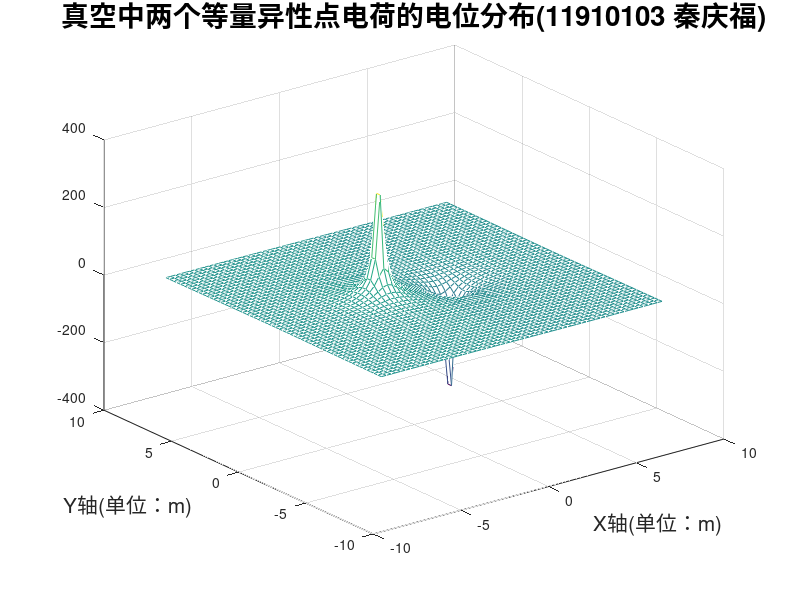
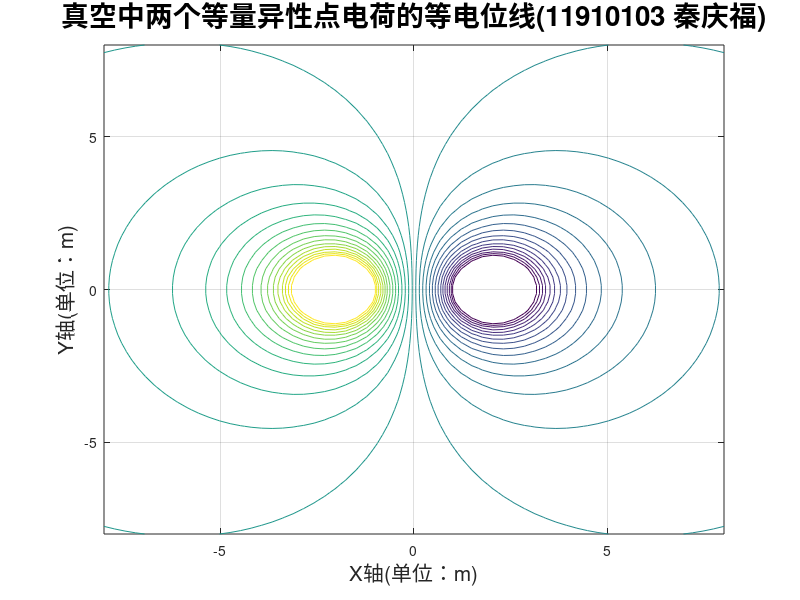
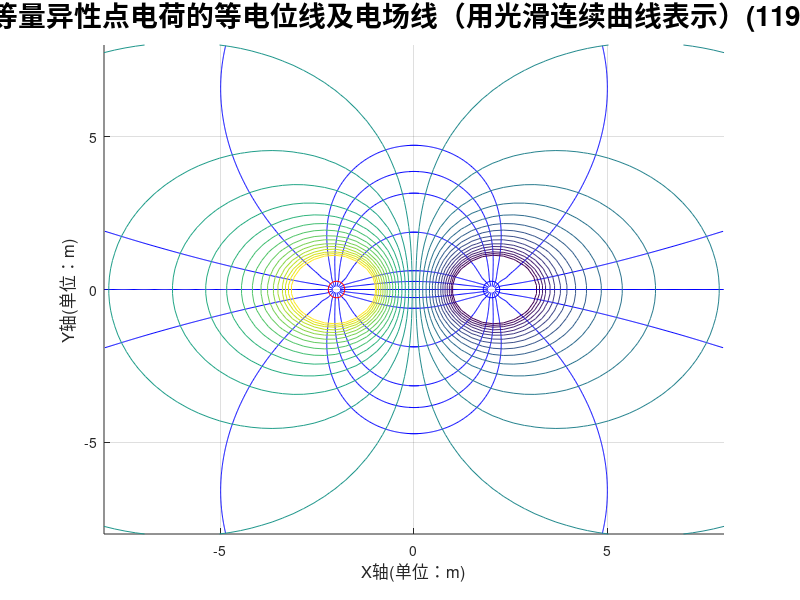
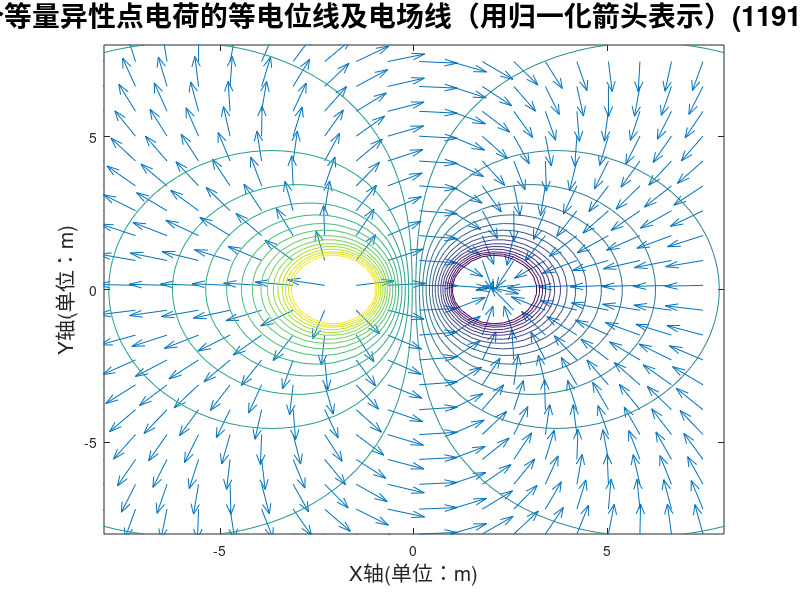

These figures' MATLAB source, in order:
% 初始化
clear;                                                      % 清空内存中所有变量
clc;                                                        % 清空命令窗口中的内容
k=9e9;                                                      % 设置静电力衡量
Q1=5e-9;                                                    % 设置点电荷q1的电量
Q2=-5e-9;                                                   % 设置点电荷q2的电量，大小与q1相同，但带异种电荷
% 绘制场域内各点电位分布
xm=8;                                                    % 设置场域中x方向的范围
ym=8;                                                    % 设置场域中y方向的范围
x=linspace(-xm,xm,60);                                      % 将x轴等分成60等份
y=linspace(-ym,ym,60);                                      % 将y轴等分成60等份
[X,Y]=meshgrid(x,y);                                        % 形成场域中各点的坐标
R1=sqrt((X+2).^2+Y.^2);                                  % 计算场域中各点到点电荷q1的距离（到点p1（-2，0）的距离）
R2=sqrt((X-2).^2+Y.^2);                                  % 计算场域中各点到点电荷q2的距离（到点p2（2，0）的距离）
V1=k*Q1./R1;                                                % 计算场域中各点因点电荷q1产生的电位
V2=k*Q2./R2;                                                % 计算场域中各点因点电荷q2产生的电位
V=V1+V2;                                                    % 将由q1和q2产生的电位叠加
figure();                                                  % 在图像窗口1绘图
mesh(X,Y,V);                                                % 绘制出电位的分布图
hold on;                                                    % 保持图形                                                 
title('真空中两个等量异性点电荷的电位分布(11910103 秦庆福)','fontsize',20);      % 绘制出图形标题
xlabel('X轴(单位：m)','fontsize',15);                       % 绘制出X轴标注
ylabel('Y轴(单位：m)','fontsize',15);                       % 绘制出Y轴标注
hold off;                                                   % 取消保持
% 绘制场域内等电位线分布
Vmin=-30;                                                   % 设置等位线族的最小电位值
Vmax=30;                                                  % 设置等位线族的最大电位值
Veq=linspace(Vmin,Vmax,30);                                 % 设定30条等位线的电位值
figure(2);                                                  % 在图像2窗口绘图
contour(X,Y,V,Veq);                                         % 绘制20条等势线
contour(X,Y,V,Veq);                                         % 绘制20条等势线
grid on;                                                    % 形成网格
hold on;                                                    % 保持图形
title('真空中两个等量异性点电荷的等电位线(11910103 秦庆福)','fontsize',20);    % 绘制出图形标题
xlabel('X轴(单位：m)','fontsize',15);                       % 绘制出X轴标注
ylabel('Y轴(单位：m)','fontsize',15);                       % 绘制出Y轴标注
hold off;                                                   % 取消保持
% 绘制场域内的等电位线及电场线（用光滑连续曲线表示）的分布
[Ex,Ey]=gradient(-V);                             % 计算场域各点的电力强度的两个分量
del_theta=20;                                               % 设置相邻电力线间的角度差
theta=(0:del_theta:360).*pi/180;                            % 生成电力线的弧度值
xs1=0.1*cos(theta)-2;                                  % 从q1生成电力线的x轴坐标
xs2=0.1*cos(theta)+2;                                  % 从q2生成电力线的x轴坐标
ys=0.1*sin(theta);                                        % q1,q2生成电力线的y轴坐标
figure(3);                                                  % 在图像窗口3绘图
streamline(X(:,1:1:31),Y(:,1:1:31),Ex(:,1:1:31),Ey(:,1:1:31),xs1,ys);                               % 生成q1产生的左半部分的电力线
streamline(X(:,30:1:60),Y(:,30:1:60),-Ex(:,30:1:60),-Ey(:,30:1:60),xs2,ys);                               % 生成q2产生的右半部分的电力线
grid on;                                                    % 形成网格
hold on;                                                    % 保持图形
contour(X,Y,V,Veq);                                         % 绘制等势线
plot(-2,0,'ro','MarkerSize',12);                         % 在p1画出点电荷
plot(2,0,'bo','MarkerSize',12);                          % 在p2画出点电荷
title('真空中两个等量异性点电荷的等电位线及电场线（用光滑连续曲线表示）(11910103 秦庆福)','fontsize',20);    % 绘制出图形标题
xlabel('X轴(单位：m)','fontsize',12);                       % 绘制出X轴标注
ylabel('Y轴(单位：m)','fontsize',12);                       % 绘制出注
hold off;                                                   % 取消保持
% 绘制场域内的等电位线及电场线（用归一化箭头表示）的分布

E=sqrt(Ex.^2+Ey.^2);                                         % 计算各点的电场强度的幅值
Exs=Ex./E;
Eys=Ey./E;                                                   % 归一化电场强度
Xs=X(:,1:3:60);                                             
Xs=Xs(1:3:60,:);                                            % 分别缩减三分之一箭头横坐标点至20*20
Ys=Y(:,1:3:60); 
Ys=Ys(1:3:60,:);                                                % 分别缩减箭头纵坐标点至20*20
Exs=Exs(:,1:3:60);
Exs=Exs(1:3:60,:);                                          % 分别缩减对应坐标的电场强度的X分量的数量
Eys=Eys(:,1:3:60);
Eys=Eys(1:3:60,:);                                          % 分别缩减对应坐标的电场强度的Y分量的数量
figure(4);                                                  % 在图像窗口4绘图
quiver(Xs,Ys,Exs,Eys);                                      % 用归一化箭头表示场域各点电场强度的方向
hold on;                                                    % 保持图形
contour(X,Y,V,Veq);                                         % 绘制等势线
title('真空中两个等量异性点电荷的等电位线及电场线（用归一化箭头表示）(11910103 秦庆福)','fontsize',20);    % 绘制出图形标题
xlabel('X轴(单位：m)','fontsize',15);                       % 绘制出X轴标注
ylabel('Y轴(单位：m)','fontsize',15);                       % 绘制出Y轴标注
hold off;                                                   % 取消保持
